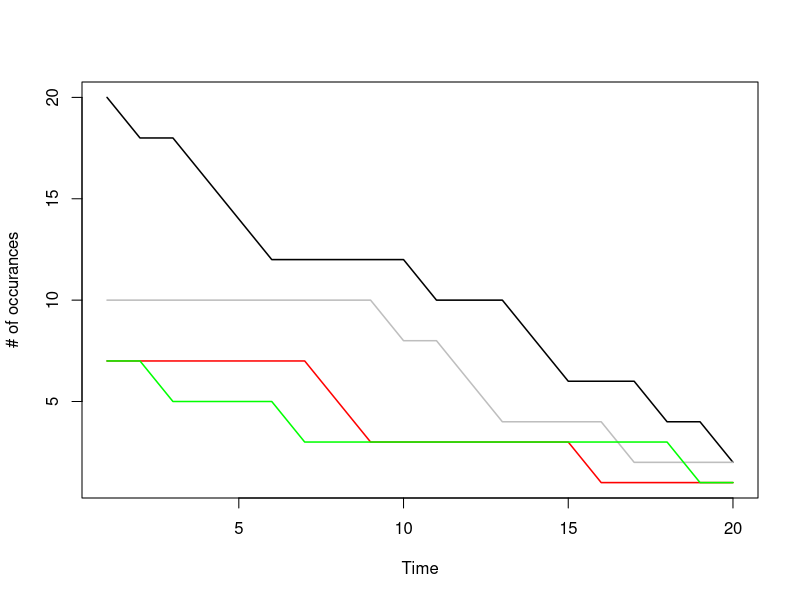
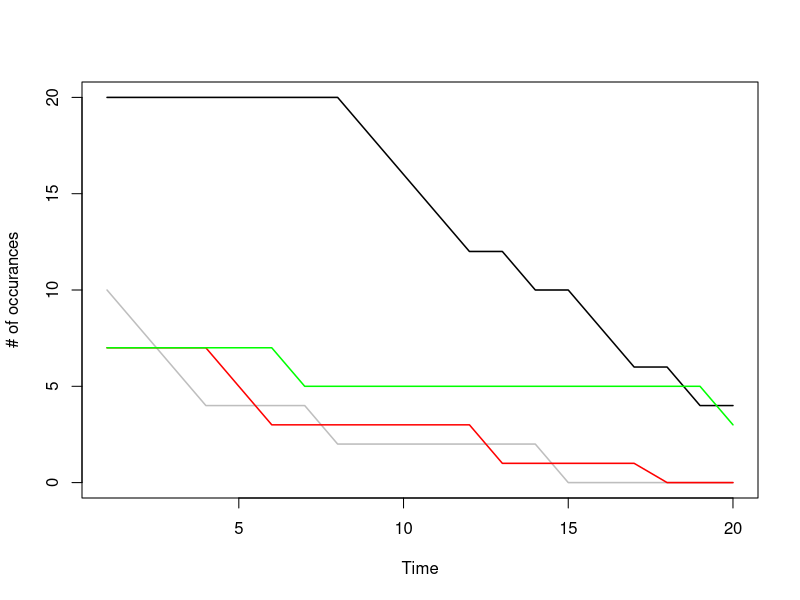
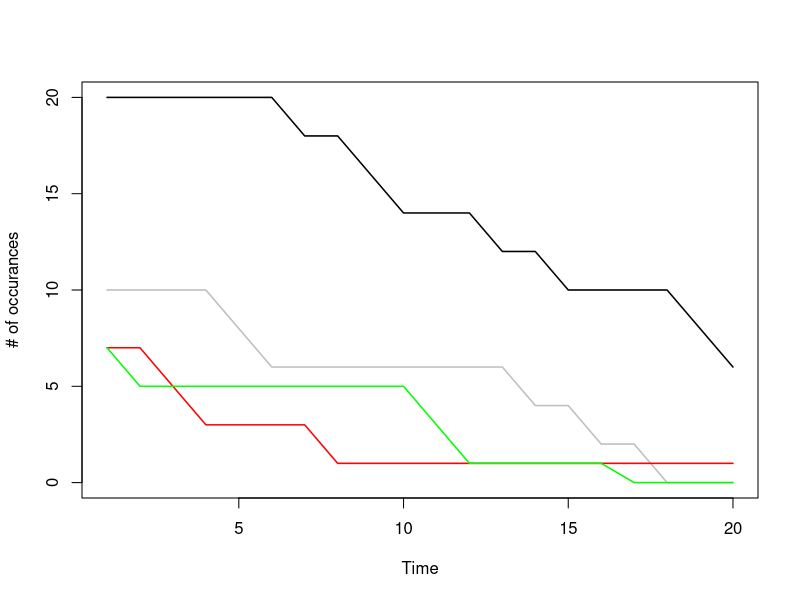
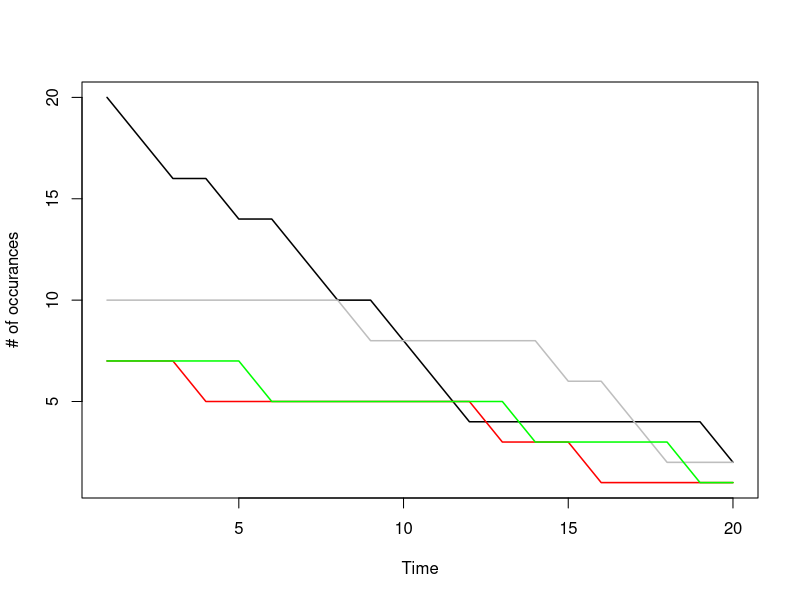

These figures' R source, in order:
## ---- chunk 1
knitr::opts_chunk$set(echo = TRUE)
## ---- chunk 2

#This function simulates the Polya urn process for a given initial composition (init), a decrement factor (lambda), and a specified number of trials (n_trials).

polya_urn <- function(init, lambda, n_trials){
  
  res <- matrix(NA, nrow = n_trials, ncol = length(init))
  res[1, ] <- init #first composition we give it 
  
  for(i in 2:n_trials){
    
    #for things after the first composition
    
    interval <- cumsum(res[i-1, ])/sum(res[i-1, ]) #Calculate the cumulative probabilities of drawing each color. This represents the proportion of each item in the urn.runif(1): Generate a random number from a uniform distribution between 0 and 1.
   
    draw <- runif(1)
    bin_asign <- c(interval > draw) * 1  #Create a binary vector indicating which bin is selected based on whether the cumulative probability is greater than the random draw. The multiplication by 1 converts TRUE/FALSE to 1/0.
    
    bin_select <- c() #empty 
    
    for(j in 1:length(bin_asign)){
      
      if(bin_asign[j] == 1){
        #that means interval > draw 
        bin_select <- j #this was chosen 
        break #Exit the loop as soon as a bin is selected
      }
    }
    
    res[i, ] <- res[i-1, ] #update results matrix

    if(res[i, bin_select] - lambda == -1 ){
       res[i, bin_select] <- 0 #added restriction to draw only one ball, if only last ball available
    }
    else {
       res[i, bin_select] <- res[i, bin_select] - lambda
    }
  }
  return(res)
}

#The function is called with different initial compositions and random seeds, resulting in four different simulations (polya_result_1, polya_result_2, polya_result_3, 

polya_result_1 <- polya_urn(c(20,10,7,7), 2, 20)
print(polya_result_1)

set.seed(200)
polya_result_2 <- polya_urn(c(20,10,7,7), 2, 20)
print(polya_result_2)

set.seed(300)
polya_result_3 <- polya_urn(c(20,10,7,7), 2, 20)
print(polya_result_3)

set.seed(400)
polya_result_4 <- polya_urn(c(20,10,7,7), 2, 20)
print(polya_result_4)

#The results of the four simulations are stored in a list for further analysis.

list_res <- list(polya_result_1, polya_result_2, polya_result_3, polya_result_4)

color_lists <- c('black','gray','red','green')

#This loop generates plots for each simulation, showing the evolution of the urn's composition over time. Different colors are used for different types of items. Used Gary to denote White ball.

for(i in 1:length(list_res)){

  y_min <- min(list_res[[i]])
  y_max <- max(list_res[[i]])


  plot(1, type = "n", ylim = c(y_min, y_max), xlim = c(1, 20), xlab = "Time", ylab = "# of occurances")

  for(j in 1:4){
    lines(1:20, list_res[[i]][,j], col = color_lists[j], lwd = 1.5)
  }
}
